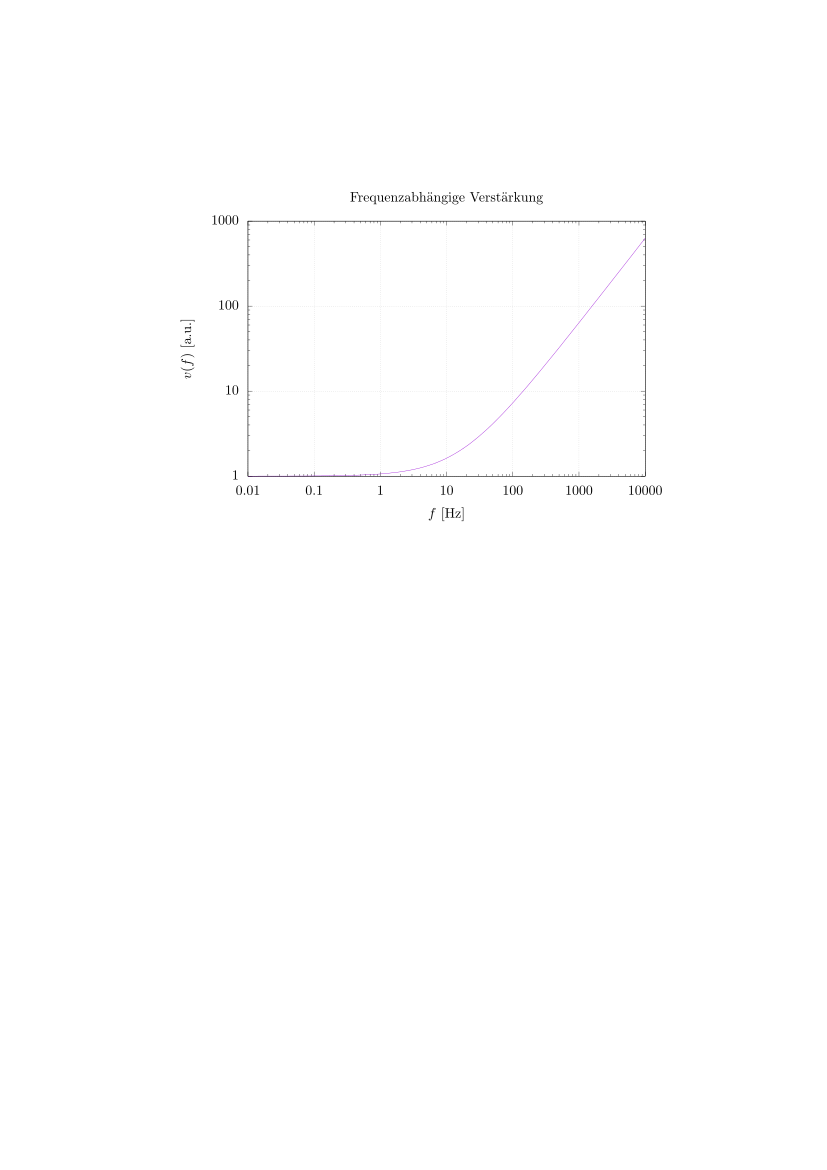

The gnuplot source for this figure:
set terminal epslatex color
set output "output.tex"
set title 'Frequenzabhängige Verstärkung'
set xlabel '$f$ [Hz]'
set ylabel '$v(f)$ [a.u.]'
set grid
unset key

set style line 1 lt rgb "#1f78b4" pt 13 ps .5 # blue
set style line 2 lt rgb "#33a02c" pt 13 ps .5 # green
set style line 3 lt rgb "#e31a1c" pt 13 ps .5 # red
set style line 4 lt rgb "#fdbf6f" pt 13 ps .5 # yellow
set style line 5 lt rgb "#ff7f00" pt 13 ps .5 # orange
set style line 6 lt rgb "#6a3d9a" pt 13 ps .5 # purple
set style line 7 lt rgb "#a6cee3" pt 13 ps .5 # pastel blue
set style line 8 lt rgb "#b2df8a" pt 13 ps .5 # pastel green
set style line 9 lt rgb "#fb9a99" pt 13 ps .5 # pastel red
set style line 10 lt rgb "#cab2d6" pt 13 ps .5 # pastel purple

set logscale xy 10
set xrange[10e-3:10e+3]
plot 0.01*2*pi*x+1 notitle
# NaN with points / lines title '' ls 1 # fake legend

# pt 0 pixel
# pt 1 plus
# pt 13 dot
# lw linewidth
# ps pointsize
# yerrorbars uses last column
# lc rgb #d95f02 (orange) #1b9e77 (green) #7570b3 (blue)
